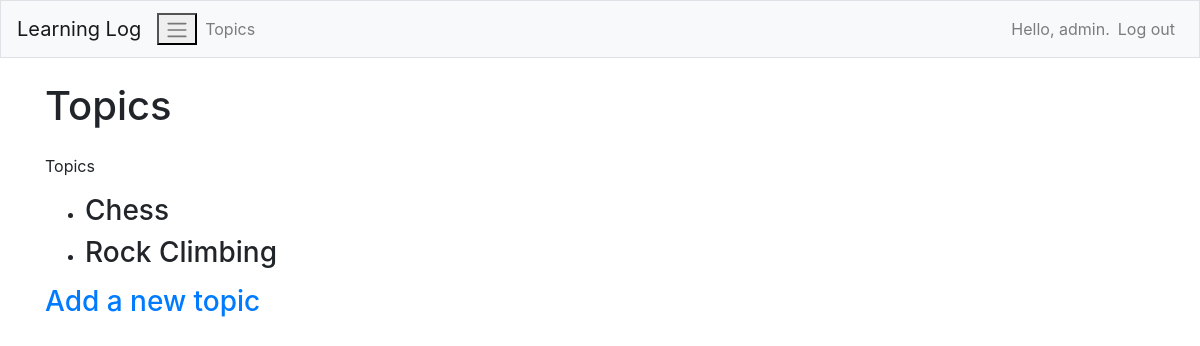
The app's page /topics/ (signed in), older data.
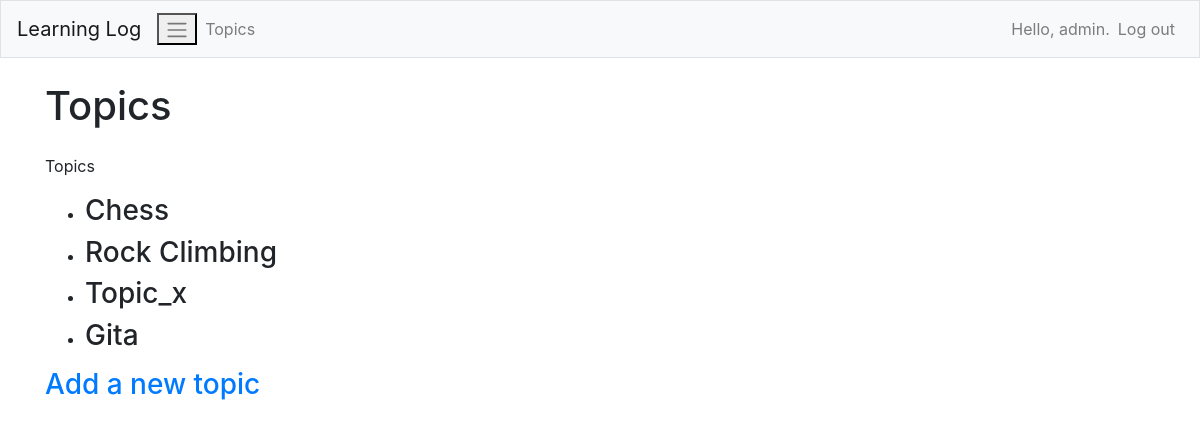
The same page, newer data.
### learning_logs/models.py (models this page shows)
class Topic(models.Model):
    text = models.CharField(max_length=200)
    date_added = models.DateTimeField(auto_now_add=True)
    owner = models.ForeignKey(User, on_delete=models.CASCADE)
    def __str__(self) -> str:
        return self.text

### learning_logs/views.py (the view)
# urls.py: path('topics/', views.topics, name='topics'),
@login_required
def topics(request):
    topics = Topic.objects.filter(owner=request.user).order_by('date_added')
    topics = Topic.objects.order_by('date_added')
    context = {'topics':topics}
    return render (request, 'learning_logs/topics.html', context)

### learning_logs/templates/learning_logs/topics.html
{% extends "learning_logs/base.html" %}
{% block page_header %}
    <h1>Topics</h1>
{% endblock page_header %}
{% block content %}
    <p>Topics</p>
    <ul>
        {% for topic in topics %}
            <li><h3>
                <a href="{% url 'learning_logs:topic' topic.id %}"></a>{{ topic }}
            </h3></li>
        {% empty %}
            <li><h3>No topics have been added yet.</h3></li>
        {% endfor %}
    </ul>
    <h3><a href="{% url 'learning_logs:new_topic' %}">Add a new topic</a></h3>
{% endblock content %}

### learning_logs/templates/learning_logs/base.html (shortened to what this page needs)
{% load bootstrap4 %}
<!doctype html>
<html lang="en">
<head>
    {% bootstrap_css %}
</head>
<body>
    <nav class="navbar navbar-expand-md navbar-light bg-light mb-4 border">
        <a class="navbar-brand" href="{% url 'learning_logs:index' %}">Learning Log</a>
        <button class="navabr-toggler" type="button" data-toggle="collapse" data-target="#navbarCollapse"
        aria-controls="navbarCollapse" aria-expanded="false" aria-label="Toggle navigation"><span class="navbar-toggler-icon"></span></button>
        <div class="collapse navbar-collapse" id="navabarCollapse">
            <ul class="navbar-nav mr-auto">
                <li class="nav-item">
                    <a class="nav-link" href="{% url 'learning_logs:topics' %}">
                        Topics
                    </a>
                </li>
            </ul>
            <ul class="navbar-nav ml-auto">
                {% if user.is_authenticated %}
                    <li class="nav-item">
                        <span class="navbar-text"}">Hello, {{ user.username }}.</span>
                    </li>
                    <li class="nav-item">
                        <a class="nav-link" href="{% url 'users:logout' %}">Log out</a>
                    </li>
                {% endif %}
            </ul>
        </div>
    </nav>
    <main role="main" class="container">
        <div class="pb-2 mb-2 boarder-bottom">
            {% block page_header %}{% endblock page_header %}
        </div>
            {% block content %}{% endblock content %}
    </main>
</body>
</html>

Row changes from the older to the newer data that the page shows:
added Topic: text "Topic_x"
added Topic: text "Gita"
